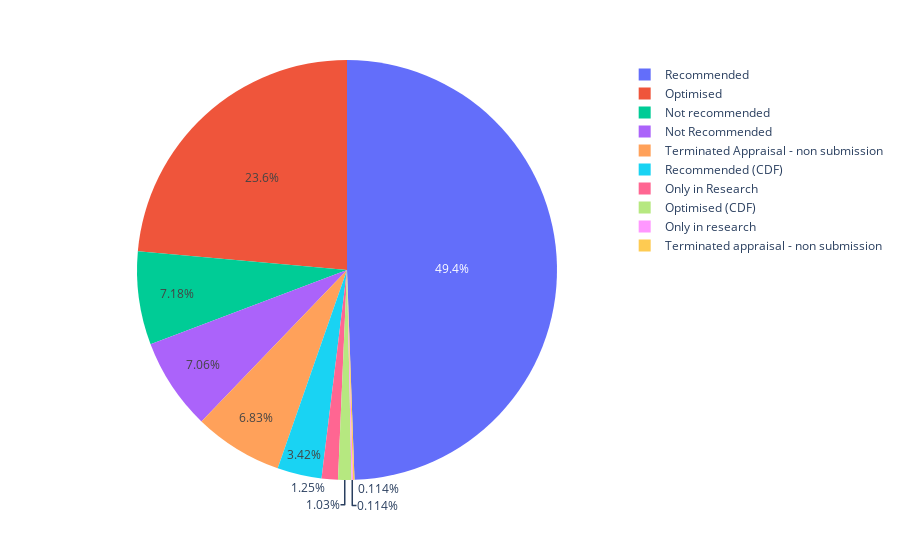

Write notebook code for a chart like this one.
### Markdown cell above
### Unique recommendations

### Code cell
import plotly.express as px


# Create container
container = pd.DataFrame(columns=['Number', 'Categorisation'])

# Count number of occurences for each categorisation type
cats = data_pharm['Categorisation (for specific recommendation)'].unique()
for cat in cats:
    mask = data_pharm['Categorisation (for specific recommendation)'] == cat
    number = len(data_pharm[mask])
    container = container.append(pd.DataFrame({'Number': [number], 'Categorisation': [cat]}))

fig = px.pie(
    container, values='Number', names='Categorisation')

fig.show()

### Figure 1 — Plotly figure (JSON) as saved in the notebook; plotly's stock layout.template omitted (floating-point values rounded to 4 significant figures)
{"data": [{"domain": {"x": [0, 1], "y": [0, 1]}, "hovertemplate": "Categorisation=%{label}<br>Number=%{value}<extra></extra>", "labels": ["Recommended", "Optimised", "Not Recommended", "Only in Research", "Not recommended", "Only in research", "Terminated Appraisal - non submission", "Recommended (CDF)", "Terminated appraisal - non submission", "Optimised (CDF)"], "legendgroup": "", "name": "", "showlegend": true, "type": "pie", "values": [434, 207, 62, 11, 63, 1, 60, 30, 1, 9]}], "layout": {"legend": {"tracegroupgap": 0}, "margin": {"t": 60}}}
